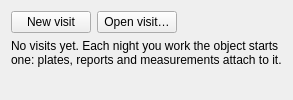
<?xml version="1.0" encoding="UTF-8"?>
<!--
  Visits panel (ADR-045): the Analysis tab's visits overview. Loaded by
  gui/widgets/visits_panel.py through gui/ui_loader.py; the visits list
  is a PassiveList (custom wheel guard) inserted into ph_list in code
  (ADR-005 placeholder rule). The count text is data (set in code).
-->
<ui version="4.0">
 <class>VisitsPanel</class>
 <widget class="QWidget" name="VisitsPanel">
  <layout class="QVBoxLayout" name="vbox_visits">
   <property name="layoutStretch"><string notr="true">0,0,1</string></property>
   <item>
    <layout class="QHBoxLayout" name="row_top">
     <item><widget class="QPushButton" name="btn_new"><property name="text"><string>New visit</string></property><property name="toolTip"><string>Every day you work the object is a visit: it opens in its own window, ready for its images, reports and measurements</string></property></widget></item>
     <item><widget class="QPushButton" name="vp_btn_open_visit"><property name="text"><string>Open visit…</string></property><property name="toolTip"><string>Open the selected visit's window (double-click works too)</string></property></widget></item>
     <item><widget class="QLabel" name="lbl_count"><property name="text"><string/></property></widget></item>
     <item><spacer name="hsp_top"><property name="orientation"><enum>Qt::Horizontal</enum></property><property name="sizeHint" stdset="0"><size><width>40</width><height>20</height></size></property></spacer></item>
    </layout>
   </item>
   <item><widget class="QLabel" name="lbl_empty"><property name="text"><string>No visits yet. Each night you work the object starts one: plates, reports and measurements attach to it.</string></property><property name="wordWrap"><bool>true</bool></property></widget></item>
   <item><widget class="QWidget" name="ph_list"/></item>
  </layout>
 </widget>
 <resources/>
 <connections/>
</ui>
